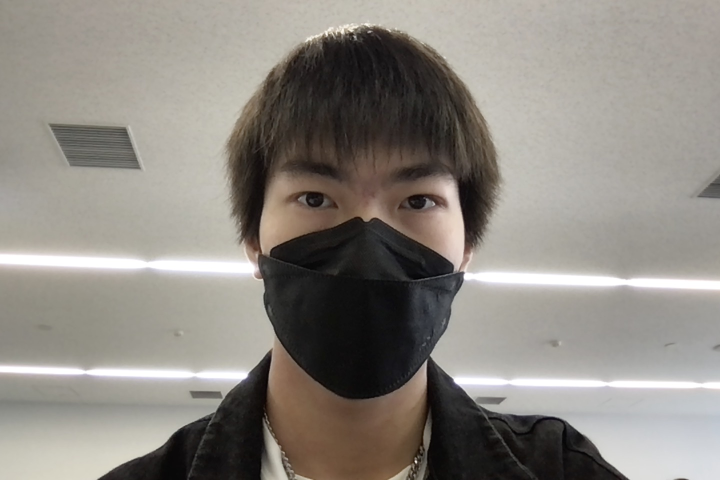
//> input picture 01_2024-04-16/src/photo.jpg, 1440 x 960 px, given in place of scene.mov, which was not available (shown at 1/2 size)
$ ./kadai1   (built with g++ and OpenCV 4)
//> lines starting //> are read from the running program, lines starting //| are printed output that depends on the picture; pictures that were not available may be replaced by others from this repository, and a replacement may not be noted
//(OpenCV4) g++ -std=c++11 dip05.cpp `pkg-config --cflags --libs opencv4`
//(OpenCV3) g++ dip05.cpp `pkg-config --cflags --libs opencv`
#include <iostream>           //入出力関連ヘッダ
#include <opencv2/opencv.hpp> //OpenCV関連ヘッダ

//アニメ調色変換関数の宣言
void myAnimeColor(const cv::Mat &src, cv::Mat &dst);
unsigned char lookupTable[3][256];

int main(int argc, char *argv[]) {
    //アニメ変換用ルックアップテーブル
    for (int i = 0; i < 256; i++) {
        // H
        lookupTable[0][i] = i;
        // S
        lookupTable[1][i] = i;
        // V
        if (i < 64)
            lookupTable[2][i] = 0;
        else if (i < 128)
            lookupTable[2][i] = 85;
        else if (i < 196)
            lookupTable[2][i] = 170;
        else
            lookupTable[2][i] = 255;
    }

    //①ビデオキャプチャを初期化して，映像を取り込む
    // cv::VideoCapture capture(0);  //内臓カメラをオープン
    cv::VideoCapture capture("scene.mov"); //指定したビデオファイルをオープン
    //ビデオファイルがオープンできたかどうかをチェック
    if (capture.isOpened() == 0) {
        printf("Camera not found\n");
        return -1;
    }

    //②画像格納用インスタンス準備
    int width = 720, height = 405;
    cv::Mat frameImage;
    cv::Mat originalImage(cv::Size(width, height), CV_8UC3);
    cv::Mat grayImage(cv::Size(width, height), CV_8UC1);
    cv::Mat resultImage(cv::Size(width, height), CV_8UC1);
    cv::Mat kernelImage(cv::Size(width, height), CV_8UC1);
    cv::Mat recImage(cv::Size(width, height), CV_8UC3);

    //③画像表示用ウィンドウの生成
    cv::namedWindow("Original");
    cv::moveWindow("Original", 0, 50);
    cv::namedWindow("Gray");
    cv::moveWindow("Gray", 0, 200);
    cv::namedWindow("Result");
    cv::moveWindow("Result", 200, 200);
    cv::namedWindow("Kernel");
    cv::moveWindow("Kernel", 200, 50);

    //④線形空間フィルタの生成
    //線形空間フィルタの係数を要素とする1次元配列の作成(5x5の平均値フィルタ用)
    float fdata[] = {
        1.0 / 25.0, 1.0 / 25.0, 1.0 / 25.0, 1.0 / 25.0, 1.0 / 25.0,
        1.0 / 25.0, 1.0 / 25.0, 1.0 / 25.0, 1.0 / 25.0, 1.0 / 25.0,
        1.0 / 25.0, 1.0 / 25.0, 1.0 / 25.0, 1.0 / 25.0, 1.0 / 25.0,
        1.0 / 25.0, 1.0 / 25.0, 1.0 / 25.0, 1.0 / 25.0, 1.0 / 25.0,
        1.0 / 25.0, 1.0 / 25.0, 1.0 / 25.0, 1.0 / 25.0, 1.0 / 25.0};

    //一次元配列の要素に基づき，線形空間フィルタをCvMat型の5x5行列"kernel"として生成
    cv::Mat kernel(cv::Size(5, 5), CV_32F, fdata);

    cv::VideoWriter rec("rec.mp4", cv::VideoWriter::fourcc('M','P','4','V'), 30, recImage.size());

    //⑤動画像処理無限ループ：「ビデオキャプチャから1フレーム取り込み」→「画像処理」→「表示」の繰り返し
    while (1) {
        //(a)ビデオキャプチャ"capture"から1フレームを取り込んで，"frameImage"に格納
        capture >> frameImage;
//> frameImage is the input picture: 960 rows x 1440 cols, CV_8UC3; mean B, G, R 128.8, 135.5, 140.4
        //ビデオが終了したら無限ループから脱出
        if (frameImage.data == NULL) break;

        //(b)"frameImage"をリサイズして"originalImage"に格納
        cv::resize(frameImage, originalImage, originalImage.size());
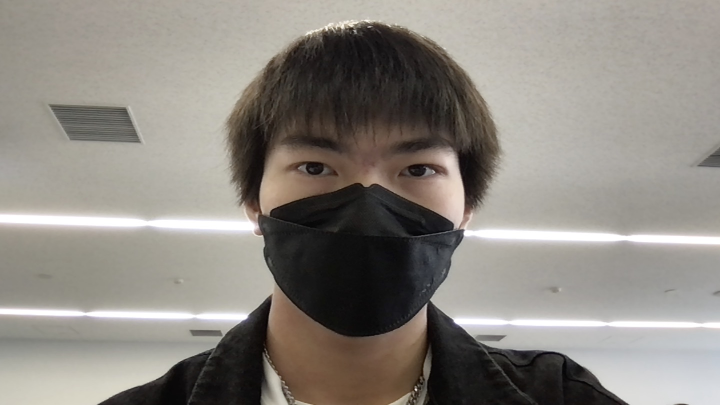
//> originalImage: 405 rows x 720 cols, CV_8UC3; mean B, G, R 128.7, 135.4, 140.3

        //(c)"frameImage"をグレースケールに変換して"grayImage"に格納
        cv::cvtColor(originalImage, grayImage, cv::COLOR_BGR2GRAY);
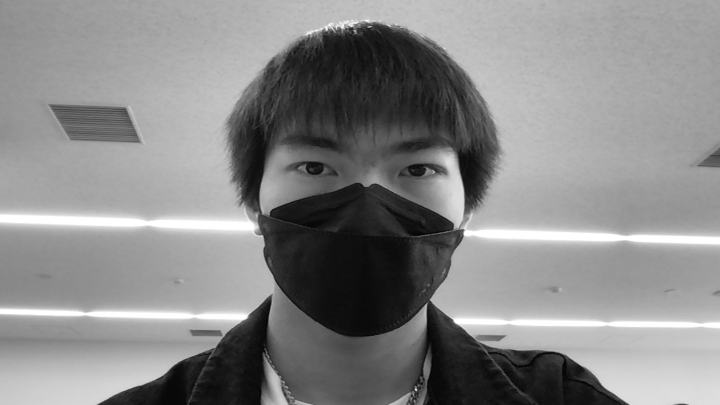
//> grayImage: 405 rows x 720 cols, CV_8UC1; min 1, max 255, mean 136.1

        //(d)"grayImage"に線形空間フィルタ"kernel"を適用
        cv::filter2D(grayImage, kernelImage, grayImage.depth(), kernel);

        // エッジ検出を行い、輪郭動画を生成
        cv::Canny(kernelImage, resultImage, 20, 180);
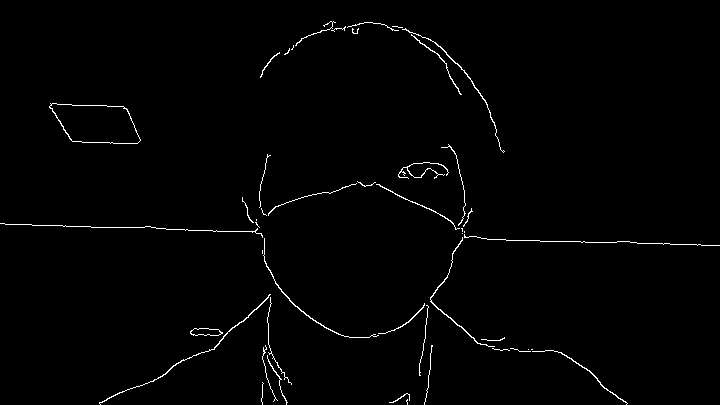
//> resultImage: 405 rows x 720 cols, CV_8UC1; 1.2% white in thin lines or dots

        //(e)ウィンドウに画像表示
        cv::imshow("Original", originalImage);
        cv::imshow("Gray", grayImage);
        cv::imshow("Kernel", kernelImage);
        cv::imshow("Result", resultImage);

        cv::cvtColor(resultImage, recImage, cv::COLOR_GRAY2BGR);
//> recImage: 405 rows x 720 cols, CV_8UC3; 1.2% white in thin lines or dots
        rec << recImage;

        //(f)[q]キーが押されたら無限ループから脱出
        int key = cv::waitKey(10);
//> the 'q' key is pressed
        if (key == 'q')
            break;
    }

    //⑥メッセージを出力して終了
    printf("Finished\n");
    return 0;
}

//アニメ調色変換関数（src：入力画像，dst：出力画像）
void myAnimeColor(const cv::Mat &src, cv::Mat &dst) {
    //作業用画像生成
    cv::Mat cImage(src.size(), CV_8UC3); // 3チャンネル

    //色変換
    cv::cvtColor(src, cImage, cv::COLOR_BGR2HSV); // RGB→HSV
    cv::Vec3b s;
    for (int j = 0; j < src.rows; j++) {
        for (int i = 0; i < src.cols; i++) {
            //ルックアップテーブルで各画素値変換
            s = cImage.at<cv::Vec3b>(j, i);
            s[0] = lookupTable[0][s[0]];
            s[1] = lookupTable[1][s[1]];
            s[2] = lookupTable[2][s[2]];
            cImage.at<cv::Vec3b>(j, i) = s;
        }
    }

    cv::cvtColor(cImage, dst, cv::COLOR_HSV2BGR); // HSV→RGB
}
